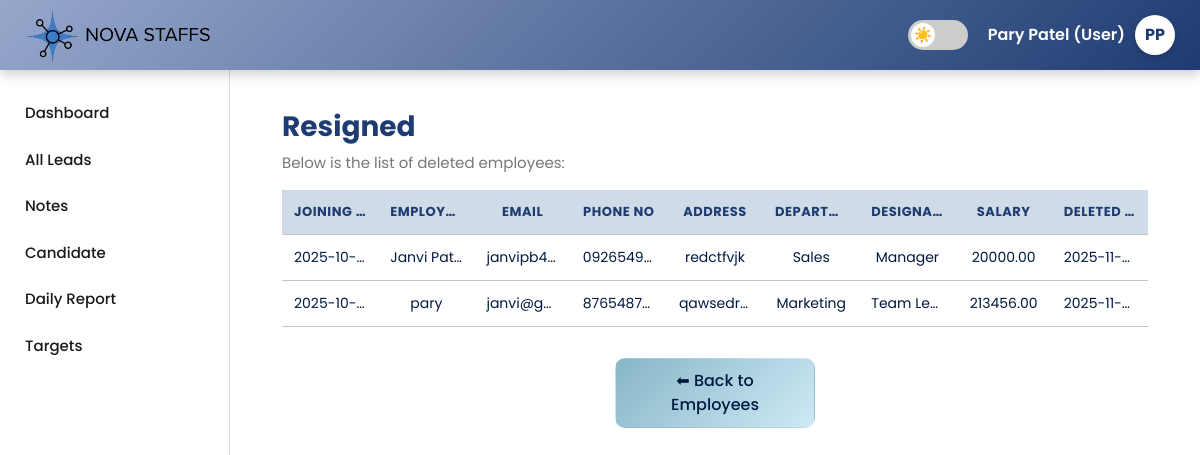
Page /resigned.php (signed in) on the committed database.
### tables this page shows
CREATE TABLE `deleted_employees` (
  `id` int(11) NOT NULL,
  `join_date` date DEFAULT NULL,
  `name` varchar(100) NOT NULL,
  `email` varchar(100) NOT NULL,
  `mobile` varchar(20) DEFAULT NULL,
  `address` text DEFAULT NULL,
  `department` varchar(100) DEFAULT NULL,
  `designation` varchar(100) DEFAULT NULL,
  `salary` decimal(10,2) DEFAULT NULL,
  `deleted_at` datetime DEFAULT current_timestamp()
);

### resigned.php (the view, shortened to what this page needs)
<?php
$servername = "localhost";
$username   = "root";
$password   = "";
$dbname     = "crm";
$conn = new mysqli($servername, $username, $password, $dbname);
$userName = $_SESSION['user_name'] ?? "Guest";
$userRole = $_SESSION['user_role'] ?? "user";
$initials = "";
if (!empty($userName)) {
    $nameParts = explode(' ', trim($userName));
    foreach ($nameParts as $part) {
        $initials .= strtoupper(substr($part, 0, 1));
    }
    $initials = substr($initials, 0, 2);
}
$deletedEmployees = $conn->query("SELECT * FROM deleted_employees ORDER BY deleted_at DESC");
?>
<!DOCTYPE html>
<html lang="en">
<head>
<link rel="stylesheet" href="https://cdn.jsdelivr.net/npm/bootstrap@5.3.0/dist/css/bootstrap.min.css">
</head>
<body>
<header>
  <div class="header-left"><img src="nova.png" alt="NOVA STAFFS"></div>
  <div class="header-right">
    <label class="switch"><input type="checkbox" id="themeToggle"><span class="slider"></span></label>
    <div class="profile" id="profileMenu">
      <span><?= htmlspecialchars($userName) ?> (<?= ucfirst($userRole) ?>)</span>
      <div class="profile-img" id="profileInitials"><?= $initials ?></div>
    </div>
  </div>
</header>
<div class="sidebar">
  <button onclick="location.href='index.php'">Dashboard</button>
  <button onclick="location.href='all_leads.php'">All Leads</button>
  <button onclick="location.href='notes.php'">Notes</button>
  <button onclick="location.href='Candidate.php'">Candidate</button>
  <button onclick="location.href='daily_report.php'">Daily Report</button>
  <button onclick="location.href='target.php'">Targets</button><br><br><br>
</div>
<div class="main-content">
  <div class="container">
    <h3 class="text-success">Resigned</h3>
    <p class="text-muted">Below is the list of deleted employees:</p>
    <table class="table table-hover">
      <thead>
        <tr>
          <th>Joining Date</th>
          <th>Employee Name</th>
          <th>Email</th>
          <th>Phone No</th>
          <th>Address</th>
          <th>Department</th>
          <th>Designation</th>
          <th>Salary</th>
          <th>Deleted At</th>
        </tr>
      </thead>
      <tbody>
        <?php if ($deletedEmployees && $deletedEmployees->num_rows > 0): ?>
          <?php while($row = $deletedEmployees->fetch_assoc()): ?>
            <tr>
              <td><?= htmlspecialchars($row['join_date']) ?></td>
              <td><?= htmlspecialchars($row['name']) ?></td>
              <td><?= htmlspecialchars($row['email']) ?></td>
              <td><?= htmlspecialchars($row['mobile']) ?></td>
              <td><?= htmlspecialchars($row['address']) ?></td>
              <td><?= htmlspecialchars($row['department']) ?></td>
              <td><?= htmlspecialchars($row['designation']) ?></td>
              <td><?= htmlspecialchars($row['salary']) ?></td>
              <td><?= htmlspecialchars($row['deleted_at']) ?></td>
            </tr>
          <?php endwhile; ?>
        <?php else: ?>
          <tr><td colspan="9" class="text-center text-muted">No deleted employees yet.</td></tr>
        <?php endif; ?>
      </tbody>
    </table>
    <div class="text-center">
      <a href="employees.php" class="btn back-btn">⬅ Back to Employees</a>
    </div>
  </div>
</div>
</body>
</html>

### resigned.php (style rules this page uses)
* { margin:0;padding:0;box-sizing:border-box;font-family:"Poppins",sans-serif; }
html,body { width:100%;height:100%;overflow-x:hidden; }
body { background:#ffffff;color:#001a40;zoom:100%;transition:background 0.3s,color 0.3s; }
header { background:linear-gradient(135deg,#96a7cb,#1e3c72); padding:10px 25px; display:flex; justify-content:space-between; align-items:center; height:70px; position:fixed; top:0;left:0;width:100%; box-shadow:0 4px 12px rgba(0,0,0,0.2); z-index:1000; }
.header-left img { height:55px;border-radius:10px; }
.header-right { display:flex;align-items:center;gap:20px; }
.switch { position:relative;display:inline-block;width:60px;height:30px; }
.slider { position:absolute;top:0;left:0;right:0;bottom:0; background:#ccc;border-radius:34px;cursor:pointer; }
.slider::before { content:"☀️"; position:absolute; height:24px;width:24px; left:3px;bottom:3px; background:white;border-radius:50%; display:flex;align-items:center;justify-content:center; font-size:15px; transition:transform 0.4s,content 0.4s; }
.profile { display:flex;align-items:center;gap:10px;position:relative;cursor:pointer; }
.profile span { color:#fff;font-weight:600; }
.profile-img { width:40px;height:40px;border-radius:50%; background:#fff;color:#1e3c72;font-weight:700; display:flex;align-items:center;justify-content:center; box-shadow:0 2px 6px rgba(0,0,0,0.2); }
.sidebar { position:fixed;top:70px;left:0; width:230px;height:calc(100vh - 70px); background:#fff;border-right:1px solid #ddd; padding:20px 0; }
.sidebar button { width:100%;padding:12px 25px; background:transparent;border:none; text-align:left;cursor:pointer; font-size:15px;font-weight:500; color:#1a1a1a;transition:0.3s; }
.main-content { margin-left:230px;margin-top:70px; padding:30px 40px; background:#ffffff; height:calc(100vh - 70px); overflow-y:auto; }
.container { max-width:1150px;margin:auto; }
.table { width:100%; border-collapse:collapse;table-layout:fixed; }
.table th,.table td { padding:12px; text-align:center; font-size:14px;color: #001a40; border-bottom:1px solid #c8c2c2;white-space:nowrap;overflow:hidden;text-overflow:ellipsis; }
.table th { background:#cfdbe7;color:#1e3c72; text-transform:uppercase;font-size:13px;letter-spacing:0.5px; }
.text-success { text-align:left;margin-top:10px;color:#1e3c72 !important;font-weight:700; }
.text-muted { color:#777 !important;text-align:left;font-size:15px; }
.back-btn { padding:10px 18px; background:linear-gradient(135deg,#87b6c6,#cfe9f6); color:#001a40;border-radius:10px; font-weight:500;margin-top:15px;width:200px; }

### rows in the picture
deleted_employees: join_date "2025-10-…", name "Janvi Pat…", email "janvipb4…", mobile "0926549…", address "redctfvjk", department "Sales", designation "Manager", salary "20000.00", deleted_at "2025-11-…"
deleted_employees: join_date "2025-10-…", name "pary", email "janvi@g…", mobile "8765487…", address "qawsedr…", department "Marketing", designation "Team Le…", salary "213456.00", deleted_at "2025-11-…"

### other values in the picture
$userName "Pary Patel"
$userRole "User"
$initials "PP"
